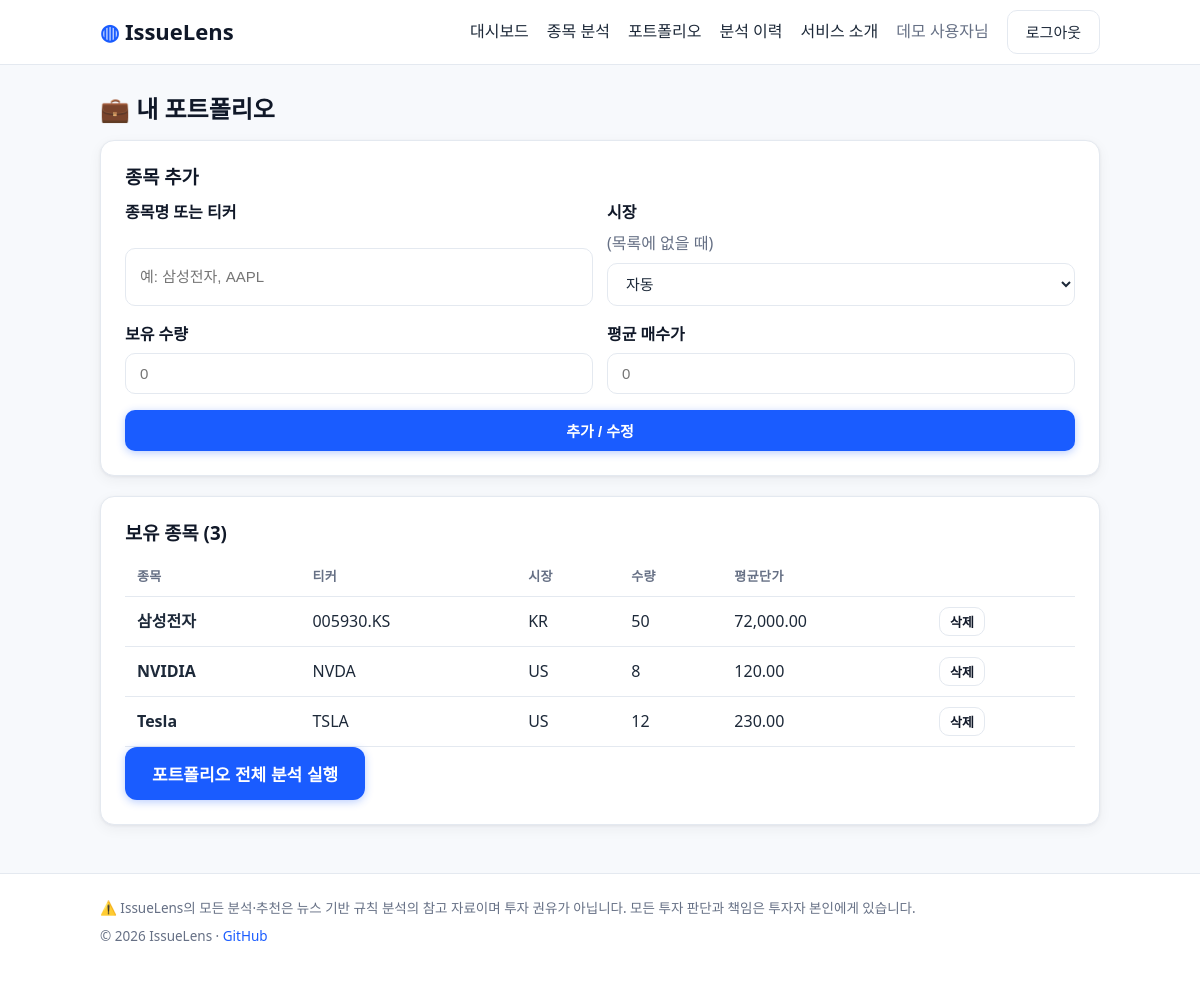
/portfolio (signed in), run on the app's committed database.
### tables this page shows
CREATE TABLE users (
    id            INTEGER PRIMARY KEY AUTOINCREMENT,
    email         TEXT NOT NULL UNIQUE,
    name          TEXT NOT NULL,
    password_hash TEXT,                      -- 소셜 가입자는 NULL
    provider      TEXT NOT NULL DEFAULT 'local',  -- local | google | kakao | naver
    provider_id   TEXT,                      -- 소셜 제공자 측 사용자 ID
    created_at    TEXT NOT NULL DEFAULT (datetime('now'))
);

CREATE TABLE holdings (
    id        INTEGER PRIMARY KEY AUTOINCREMENT,
    user_id   INTEGER NOT NULL REFERENCES users(id) ON DELETE CASCADE,
    ticker    TEXT NOT NULL,
    name      TEXT NOT NULL,
    market    TEXT NOT NULL CHECK (market IN ('KR', 'US')),
    quantity  REAL NOT NULL DEFAULT 0,
    avg_price REAL NOT NULL DEFAULT 0,
    sector    TEXT NOT NULL DEFAULT '',
    added_at  TEXT NOT NULL DEFAULT (datetime('now')),
    UNIQUE (user_id, ticker)
);

### webapp/routes.py (the view, shortened to what this page needs)
@bp.route("/portfolio", methods=("GET", "POST"))
@login_required
def portfolio():
    db = get_db()
    rows = db.execute(
        "SELECT * FROM holdings WHERE user_id = ? ORDER BY added_at", (g.user["id"],)
    ).fetchall()
    return render_template("portfolio.html", holdings=rows, registry=ticker_registry())

### webapp/analysis_service.py (called while the page is built)
def ticker_registry() -> list[dict]:
    global _registry_cache
    if _registry_cache is None:
        _registry_cache = json.loads(TICKERS_PATH.read_text(encoding="utf-8"))["tickers"]
    return _registry_cache

### webapp/auth.py (called while the page is built)
@bp.before_app_request
def load_logged_in_user():
    user_id = session.get("user_id")
    g.user = None
    if user_id is not None:
        g.user = get_db().execute(
            "SELECT * FROM users WHERE id = ?", (user_id,)
        ).fetchone()

def login_required(view):
    @functools.wraps(view)
    def wrapped(**kwargs):
        if g.user is None:
            return redirect(url_for("auth.login", next=request.path))
        return view(**kwargs)
    return wrapped

### webapp/db.py (called while the page is built)
def get_db() -> sqlite3.Connection:
    if "db" not in g:
        g.db = sqlite3.connect(current_app.config["DATABASE"])
        g.db.row_factory = sqlite3.Row
        g.db.execute("PRAGMA foreign_keys = ON")
    return g.db

### webapp/templates/portfolio.html (shortened to what this page needs)
{% extends "base.html" %}
{% block content %}
<h2>💼 내 포트폴리오</h2>
<div class="card">
  <h3>종목 추가</h3>
  <form method="post" class="form" autocomplete="off">
    <div class="form-row">
      <label>종목명 또는 티커
        <input type="text" name="query" required placeholder="예: 삼성전자, AAPL" list="ticker-list">
      </label>
      <label>시장 <span class="muted">(목록에 없을 때)</span>
        <select name="market">
          <option value="">자동</option>
        </select>
      </label>
    </div>
    <div class="form-row">
      <label>보유 수량 <input type="number" name="quantity" step="any" min="0" placeholder="0"></label>
      <label>평균 매수가 <input type="number" name="avg_price" step="any" min="0" placeholder="0"></label>
    </div>
    <button class="btn btn-primary" type="submit">추가 / 수정</button>
  </form>
</div>
<div class="card">
  <h3>보유 종목 ({{ holdings|length }})</h3>
  {% if holdings %}
    <table class="table">
      <thead><tr><th>종목</th><th>티커</th><th>시장</th><th>수량</th><th>평균단가</th><th></th></tr></thead>
      <tbody>
      {% for h in holdings %}
        <tr>
          <td><b>{{ h['name'] }}</b></td>
          <td>{{ h['ticker'] }}</td>
          <td>{{ h['market'] }}</td>
          <td>{{ '%g' % h['quantity'] }}</td>
          <td>{{ '{:,.2f}'.format(h['avg_price']) }}</td>
          <td>
            <form method="post" action="{{ url_for('main.portfolio_delete', holding_id=h['id']) }}"
                  onsubmit="return confirm('{{ h['name'] }} 종목을 삭제할까요?')">
              <button class="btn btn-ghost small-btn" type="submit">삭제</button>
            </form>
          </td>
        </tr>
      {% endfor %}
      </tbody>
    </table>
    <form method="post" action="{{ url_for('main.analyze_portfolio') }}">
      <button class="btn btn-primary btn-lg" type="submit">포트폴리오 전체 분석 실행</button>
    </form>
  {% else %}
    <p class="muted">아직 등록된 종목이 없습니다.</p>
  {% endif %}
</div>
{% endblock %}

### webapp/templates/base.html (shortened to what this page needs)
<!doctype html>
<html lang="ko">
<head>
  <link rel="stylesheet" href="{{ url_for('static', filename='style.css') }}">
</head>
<body>
<header class="topbar">
  <div class="container topbar-inner">
    <a class="brand" href="{{ url_for('main.index') }}">
      <span class="brand-mark">◍</span> IssueLens
    </a>
    <nav class="nav">
      {% if g.user %}
        <a href="{{ url_for('main.dashboard') }}">대시보드</a>
        <a href="{{ url_for('main.analyze') }}">종목 분석</a>
        <a href="{{ url_for('main.portfolio') }}">포트폴리오</a>
        <a href="{{ url_for('main.history') }}">분석 이력</a>
        <a href="{{ url_for('main.about') }}">서비스 소개</a>
        <span class="nav-user">{{ g.user['name'] }}님</span>
        <a class="btn btn-ghost" href="{{ url_for('auth.logout') }}">로그아웃</a>
      {% else %}
        <a href="{{ url_for('main.about') }}">서비스 소개</a>
        <a class="btn btn-ghost" href="{{ url_for('auth.login') }}">로그인</a>
        <a class="btn btn-primary" href="{{ url_for('auth.register') }}">시작하기</a>
      {% endif %}
    </nav>
  </div>
</header>
<main class="container">
  {% block content %}{% endblock %}
</main>
<footer class="footer">
  <div class="container">
    <p>⚠️ IssueLens의 모든 분석·추천은 뉴스 기반 규칙 분석의 참고 자료이며 투자 권유가 아닙니다.
       모든 투자 판단과 책임은 투자자 본인에게 있습니다.</p>
    <p>© 2026 IssueLens · <a href="https://github.com/eunha9348/Finance-proj-based-on-issues">GitHub</a></p>
  </div>
</footer>
</body>
</html>

### webapp/static/style.css (style rules this page uses)
:root { --blue: #1a5cff; --blue-dark: #0d47d9; --navy: #101828; --text: #1d2939; --muted: #667085; --bg: #f7f9fc; --card: #ffffff; --line: #e4e9f0; --pos: #1570ef; --neg: #d92d20; --pos-bg: #d8e7ff; --neg-bg: #fde3e1; --radius: 14px; --shadow: 0 1px 3px rgba(16, 24, 40, .06), 0 4px 14px rgba(16, 24, 40, .05); }
* { box-sizing: border-box; margin: 0; }
body { font-family: "Pretendard", "Apple SD Gothic Neo", "Noto Sans KR", "Segoe UI", -apple-system, sans-serif; background: var(--bg); color: var(--text); line-height: 1.6; font-size: 16px; }
.container { max-width: 1040px; margin: 0 auto; padding: 0 20px; }
a { color: var(--blue); text-decoration: none; }
h1, h2, h3, h4 { color: var(--navy); line-height: 1.3; }
h2 { margin: 28px 0 16px; }
h3 { margin-bottom: 10px; }
.topbar { background: rgba(255, 255, 255, .92); backdrop-filter: blur(8px); border-bottom: 1px solid var(--line); position: sticky; top: 0; z-index: 10; }
.topbar-inner { display: flex; align-items: center; justify-content: space-between; height: 64px; }
.brand { font-size: 22px; font-weight: 800; color: var(--navy); }
.brand-mark { color: var(--blue); }
.nav { display: flex; align-items: center; gap: 18px; flex-wrap: wrap; }
.nav a { color: var(--text); font-weight: 500; }
.nav-user { color: var(--muted); }
.btn { display: inline-block; padding: 9px 18px; border-radius: 10px; font-weight: 600; font-size: 15px; border: 1px solid transparent; cursor: pointer; transition: all .15s; text-align: center; }
.btn-primary { background: var(--blue); color: #fff; box-shadow: 0 2px 8px rgba(26, 92, 255, .3); }
.btn-ghost { background: #fff; color: var(--navy); border-color: var(--line); }
.btn-lg { padding: 13px 26px; font-size: 17px; border-radius: 12px; }
.small-btn { padding: 4px 10px; font-size: 13px; }
.card { background: var(--card); border: 1px solid var(--line); border-radius: var(--radius); box-shadow: var(--shadow); padding: 24px; margin-bottom: 20px; }
.form { display: grid; gap: 16px; }
.form label { display: grid; gap: 6px; font-weight: 600; color: var(--navy); }
.form input, .form select { padding: 11px 14px; border: 1px solid var(--line); border-radius: 10px; font-size: 15px; background: #fff; color: var(--text); width: 100%; }
.form-row { display: grid; grid-template-columns: 1fr 1fr; gap: 14px; }
.table { width: 100%; border-collapse: collapse; font-variant-numeric: tabular-nums; }
.table th, .table td { text-align: left; padding: 10px 12px; border-bottom: 1px solid var(--line); }
.table th { color: var(--muted); font-size: 13px; font-weight: 600; text-transform: uppercase; letter-spacing: .03em; }
.muted { color: var(--muted); font-weight: 400; }
.footer { border-top: 1px solid var(--line); margin-top: 48px; padding: 24px 0 40px; color: var(--muted); font-size: 13.5px; background: #fff; }
.footer p { margin-bottom: 6px; }

### data on the page
users: user.name "데모 사용자"
holdings: name "삼성전자", ticker "005930.KS", market "KR", quantity "50", avg_price "72,000.00"
holdings: name "NVIDIA", ticker "NVDA", market "US", quantity "8", avg_price "120.00"
holdings: name "Tesla", ticker "TSLA", market "US", quantity "12", avg_price "230.00"

### other printed values
{{ holdings|length }} "3"
